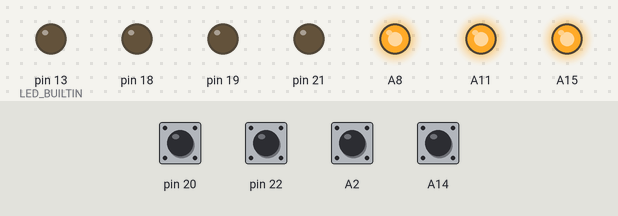
The sketch below on a simulated Arduino Mega 2560, built with avr-gcc and run on an emulated ATmega2560. Parts: output pins drawn as LEDs (lit = HIGH). The inputs (shaded band) are chosen by the test bench; at power-on: A2, A14, pin 20, pin 22 HIGH.

Above: at 1.2 s.
1.3 s: pin 20 pulled LOW for 0.15 s
At 1.4 s:
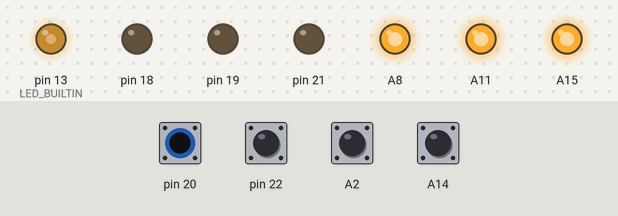
3.0 s: pin 22 pulled LOW for 0.15 s
At 3.07 s:
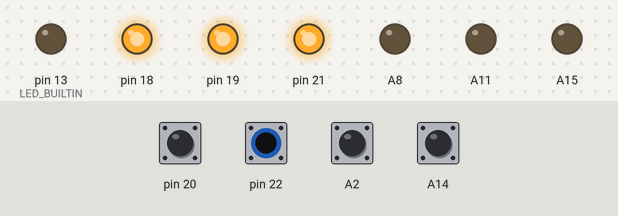
4.6 s: pin 20 pulled LOW for 1 s
At 6.8 s:
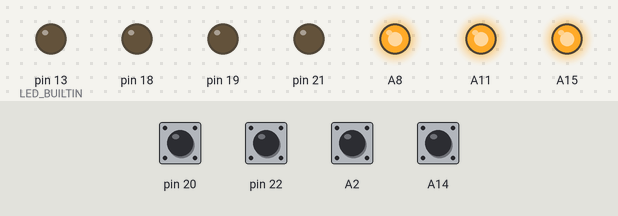
7.1 s: pin 20 pulled LOW for 0.15 s
At 7.9 s:
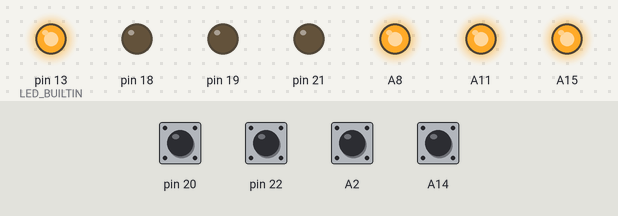
8.8 s: A2 pulled LOW for 0.15 s
At 8.87 s:
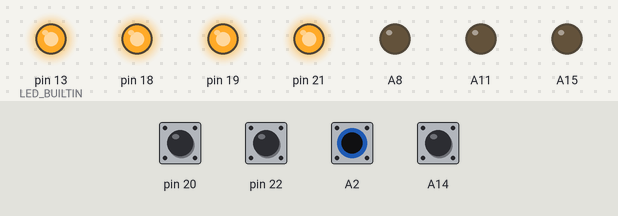
10.4 s: pin 20 driven LOW and pin 22 driven LOW
At 11.7 s:
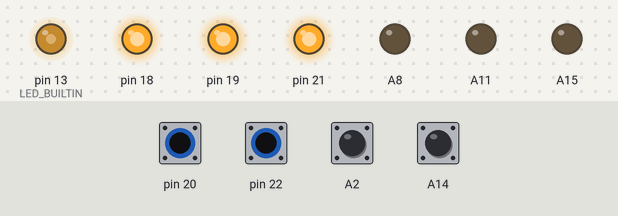
Timing chart, 0 to 12.9 s (numbered marks = the images above; inputs shaded):
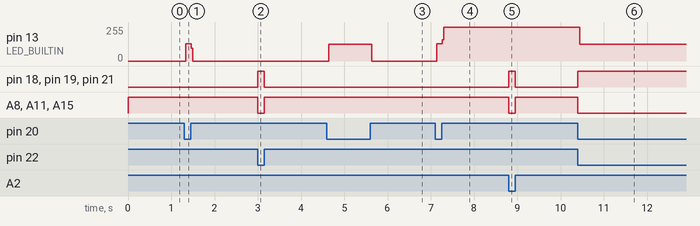

The sketch:

zad3.ino
```cpp
bool toggle = false;

void setup() {
	pinMode(A15, OUTPUT);
 	pinMode(A11, OUTPUT);
 	pinMode(A8, OUTPUT);
	pinMode(21, OUTPUT);
	//tutaj zmienilam pin 20 na 18 ze wzgledu na konflikt z obsluga przerwan
 	pinMode(18, OUTPUT);
 	pinMode(19, OUTPUT);

 	pinMode(22, INPUT);
 	pinMode(A2, INPUT);
	pinMode(A14, INPUT);

	//zad3 ostatnia cyfra indeksu to 3, więc int3
	pinMode(LED_BUILTIN,OUTPUT);
	digitalWrite(20, 255);
	attachInterrupt(3, funkcjaPrzerwania, LOW);
}

void loop() {
	digitalWrite(2, 255);
	digitalWrite(A2, 255);
	digitalWrite(1, 255);
	digitalWrite(A14, 255);
	digitalWrite(22, 255);
	digitalWrite(A3, 255);

	if (digitalRead(22) == LOW || digitalRead(A2) == LOW || digitalRead(A14) == LOW ) {

		digitalWrite(21, 255);
	 	digitalWrite(18,255);
	 	digitalWrite(19,255);

	 	digitalWrite(A15, 0);
	 	digitalWrite(A11, 0);
	 	digitalWrite(A8, 0);
	 } else {

	 	digitalWrite(21, 0);
	 	digitalWrite(18,0);
	 	digitalWrite(19,0);

	 	digitalWrite(A15, 255);
	 	digitalWrite(A11, 255);
	 	digitalWrite(A8, 255);
	 }
}


void funkcjaPrzerwania() {
	toggle = !toggle;
	digitalWrite(LED_BUILTIN, toggle);
}
```

Measured:
- after the input at 1.3 s, pin 13 (LED_BUILTIN): 0/255 → 128/255 at once, → 0/255 0.12 s later
- after the input at 3.0 s, pin 18, pin 19, pin 21: LOW → HIGH at once, → LOW 0.15 s later; A8, A11, A15: HIGH → LOW at once, → HIGH 0.15 s later
- after the input at 4.6 s, pin 13 (LED_BUILTIN): 0/255 → 127/255 at once, → 0/255 1.0 s later
- after the input at 7.1 s, pin 13 (LED_BUILTIN): 0/255 → 128/255 at once, → 255/255 0.12 s later
- after the input at 8.8 s, pin 18, pin 19, pin 21: LOW → HIGH at once, → LOW 0.15 s later; A8, A11, A15: HIGH → LOW at once, → HIGH 0.15 s later
- after the input at 10.4 s, pin 13 (LED_BUILTIN): 255/255 → 127/255 at once; pin 18, pin 19, pin 21: LOW → HIGH at once; A8, A11, A15: HIGH → LOW at once
